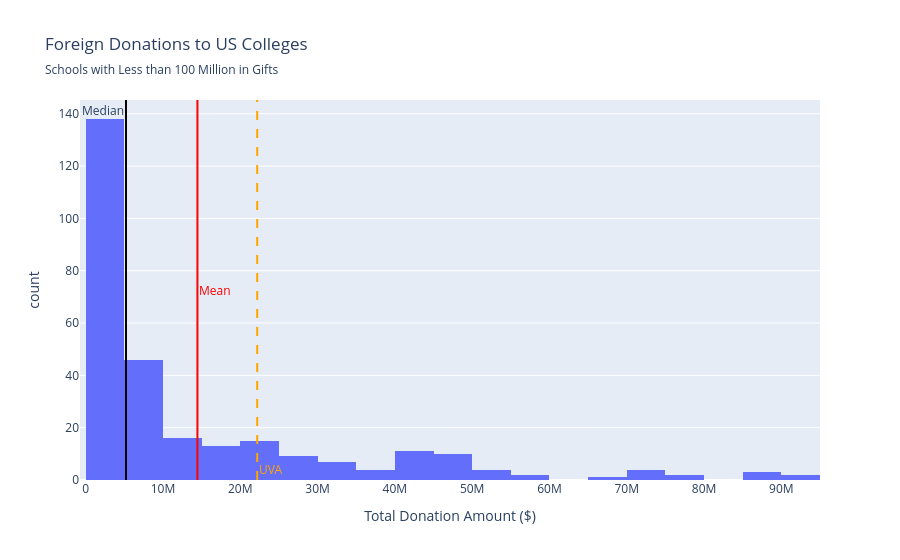

Source (notebook cell):
### Code cell
fig2 = px.histogram(small_school_donations["total_donation_amount"], title = "Foreign Donations to US Colleges", subtitle = "Schools with Less than 100 Million in Gifts",
                    labels={"value": "Total Donation Amount ($)"}).add_vline(
                        small_mean_gift_amt, annotation_text="Mean", annotation_position ="right", line_color = "red", annotation_font = dict(color = "red")).add_vline(
                            small_median_gift_amt, annotation_text="Median", annotation_position ="top left", line_color = "black").add_vline(
                               uva_gift_amt, annotation_text="UVA", annotation_position ="bottom right", line_color = "orange", line_dash = "dash", annotation_font = dict(color = "orange")
                            )
fig2.update_layout(showlegend=False)
fig2.show()

### Figure 1 — Plotly figure (JSON) as saved in the notebook; plotly's stock layout.template omitted (floating-point values rounded to 4 significant figures; data arrays with more than 128 entries replaced by an {"elided": "..."} marker saying what was removed)
{"data": [{"bingroup": "x", "hovertemplate": "variable=total_donation_amount<br>Total Donation Amount ($)=%{x}<br>count=%{y}<extra></extra>", "legendgroup": "total_donation_amount", "marker": {"color": "#636efa", "pattern": {"shape": ""}}, "name": "total_donation_amount", "orientation": "v", "showlegend": true, "type": "histogram", "x": {"elided": "287 int values"}, "xaxis": "x", "yaxis": "y"}], "layout": {"annotations": [{"font": {"color": "red"}, "showarrow": false, "text": "Mean", "x": 14450000.0, "xanchor": "left", "xref": "x", "y": 0.5, "yanchor": "middle", "yref": "y domain"}, {"showarrow": false, "text": "Median", "x": 5215319, "xanchor": "right", "xref": "x", "y": 1, "yanchor": "top", "yref": "y domain"}, {"font": {"color": "orange"}, "showarrow": false, "text": "UVA", "x": 22189238, "xanchor": "left", "xref": "x", "y": 0, "yanchor": "bottom", "yref": "y domain"}], "barmode": "relative", "legend": {"title": {"text": "variable"}, "tracegroupgap": 0}, "shapes": [{"line": {"color": "red"}, "type": "line", "x0": 14450000.0, "x1": 14450000.0, "xref": "x", "y0": 0, "y1": 1, "yref": "y domain"}, {"line": {"color": "black"}, "type": "line", "x0": 5215319, "x1": 5215319, "xref": "x", "y0": 0, "y1": 1, "yref": "y domain"}, {"line": {"color": "orange", "dash": "dash"}, "type": "line", "x0": 22189238, "x1": 22189238, "xref": "x", "y0": 0, "y1": 1, "yref": "y domain"}], "showlegend": false, "title": {"subtitle": {"text": "Schools with Less than 100 Million in Gifts"}, "text": "Foreign Donations to US Colleges"}, "xaxis": {"anchor": "y", "domain": [0, 1], "title": {"text": "Total Donation Amount ($)"}}, "yaxis": {"anchor": "x", "domain": [0, 1], "title": {"text": "count"}}}}
